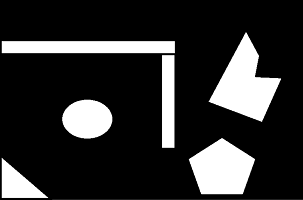
#> input picture new_map.png, 303 x 200 px
$ python prm.py
#> lines starting #> are read from the running program, lines starting #| are printed output that depends on the picture; after the words box and inside, x2 and y2 are one past the last pixel; in counts of white or black regions, pixels touching at a corner belong together
import cv2
import numpy as np
import matplotlib.pyplot as plt
from sklearn.neighbors import NearestNeighbors
import heapq

class PRM:
    def __init__(self, image_path, num_points=300, k=8):
#> called with image_path = 'new_map.png', num_points = 500, k = 8
        self.image = cv2.imread(image_path)
#> self.image is the input picture: shape (200, 303, 3); min 0, max 255, mean 47.9
        self.num_points = num_points
        self.k = k
        self.point_list = []
        self.node_dict = {}
        self.start_point = None
        self.goal_point = None
        # self._create_obstacle()

    # def _create_obstacle(self):
    #     cv2.rectangle(self.image, pt1=(100, 120), pt2=(130, 150), color=(255, 255, 255), thickness=-1)

    def generate_random_points(self):
        i = 0
        while i < self.num_points:
            x = int(np.random.rand() * (self.image.shape[0] - 1))
            y = int(np.random.rand() * (self.image.shape[1] - 1))
            if np.all(self.image[x, y] == 0):
                self.image[x, y] = [0, 255, 255]
                point = (x, y)
                self.point_list.append(point)
                self.node_dict[point] = Node(x, y)
            i += 1
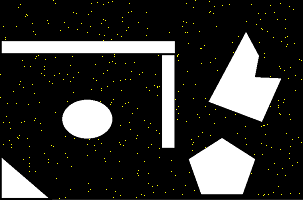
#> self.image: shape (200, 303, 3); 0.63% of pixels changed, all inside (x1, y1, x2, y2) = (0, 0, 302, 199)
#> after the loop, i = 500; self.node_dict = 383 items; self.point_list = 383 pairs, first value 0 to 198, second value 0 to 301

    def check_obstacles_in_line(self, point1, point2):
        x1, y1 = point1
        x2, y2 = point2
        num_points = max(abs(x2 - x1), abs(y2 - y1)) + 1
        x_values = np.linspace(x1, x2, num_points, dtype=int)
        y_values = np.linspace(y1, y2, num_points, dtype=int)
        for x, y in zip(x_values, y_values):
            if np.all(self.image[x, y] == 255):
                return False
        return True

    def connect_neighbors(self):
        points = np.array(self.point_list)
#> points has the same summary as self.point_list in generate_random_points
        knn = NearestNeighbors(n_neighbors=self.k, metric='euclidean')
        knn.fit(points)
        distances, indices = knn.kneighbors(points)

        for i, point in enumerate(self.point_list):
            nearest_neighbors_indices = indices[i]
            nearest_neighbors_points = points[nearest_neighbors_indices]

            for neighbor_point in nearest_neighbors_points:
                neighbor_point_tuple = (neighbor_point[0], neighbor_point[1])
                if self.check_obstacles_in_line(point, neighbor_point_tuple):
                    dist = np.linalg.norm(np.array(point) - np.array(neighbor_point_tuple))
                    self.node_dict[point].add_neighbor(self.node_dict[neighbor_point_tuple], dist)
#> this loop made 383 passes
#> point on passes 8 to 10: (154, 262), (23, 193), (28, 285)

    # [26 lines left out: functions draw_graph, display_map, not called in this run]

    def heuristic(self, node, goal):
        return np.linalg.norm(np.array((node.x, node.y)) - np.array((goal.x, goal.y)))

    # [69 lines left out: functions a_star_search, reconstruct_path, on_click, find_nearest_point, add_connection_if_needed, not called in this run]

    def run(self):
        self.generate_random_points()
        self.connect_neighbors()

        # Capture user clicks for start and goal points
        fig, ax = plt.subplots()
        ax.imshow(self.image)
        fig.canvas.mpl_connect('button_press_event', self.on_click)
        plt.show()

        if self.start_point and self.goal_point:
            self.add_connection_if_needed(self.start_point)
            self.add_connection_if_needed(self.goal_point)

            path = self.a_star_search(self.start_point, self.goal_point)
            if path:
                print("Path found!")
                self.display_map(path)
            else:
                print("No path found.")

class Node:
    def __init__(self, x, y):
        self.x = x
        self.y = y
        self.node_list = []
        self.dist_list = []

    def add_neighbor(self, node, dist):
        self.node_list.append(node)
        self.dist_list.append(dist)

    def __lt__(self, other):
        return (self.x, self.y) < (other.x, other.y)

# Example usage
if __name__ == "__main__":
    prm = PRM(image_path='new_map.png', num_points=500, k=8)
    prm.run()
